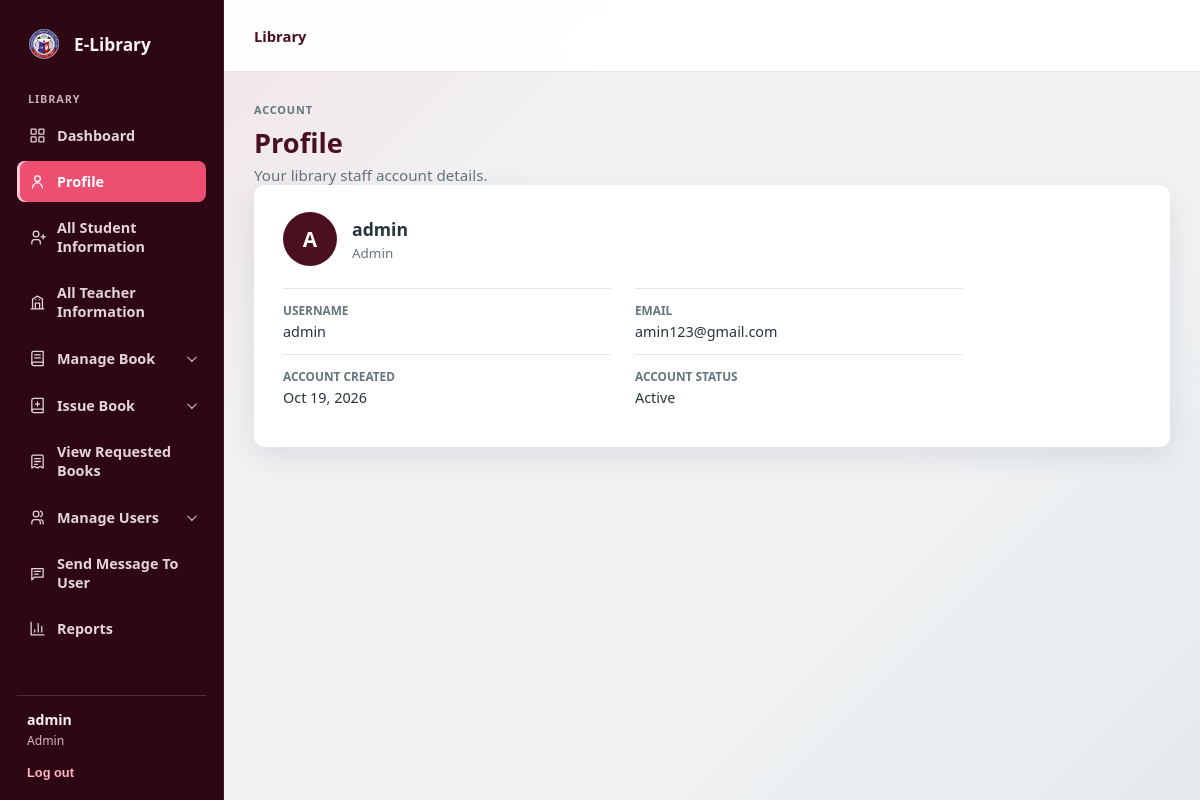
Page /staff/profile/ (signed in) on the committed database.
### Rejean_App/models.py (models this page shows, shortened)
class CustomUser(AbstractUser):
    ROLE_STUDENT = 'student'
    ROLE_TEACHER = 'teacher'
    ROLE_STAFF = 'staff'
    ROLE_CHOICES = [
        (ROLE_STUDENT, 'Student'),
        (ROLE_TEACHER, 'Teacher'),
        (ROLE_STAFF, 'Staff'),
    ]
    role = models.CharField(max_length=10, choices=ROLE_CHOICES, default=ROLE_STUDENT)
    @property
    def is_staff_role(self):
        return self.is_superuser or self.role == self.ROLE_STAFF
    @property
    def account_role_display(self):
        return 'Admin' if self.is_superuser else self.get_role_display()

### Rejean_App/views.py (the view)
# urls.py: path('staff/profile/', views.staff_profile, name='staff_profile'),
@staff_required
def staff_profile(request):
    return render(request, 'InvApp/staff_profile.html')

### Rejean_App/Templates/InvApp/staff_profile.html (shortened to what this page needs)
{% extends 'InvApp/base.html' %}
{% block content %}
<header class="staff-dashboard-head">
    <div>
        <span class="eyebrow">ACCOUNT</span>
        <h1 class="lms-title">Profile</h1>
        <p class="lms-subtitle">Your library staff account details.</p>
    </div>
</header>
<section class="lms-card profile-panel">
    <div class="profile-identity">
        <span class="profile-monogram">{{ request.user.get_full_name|default:request.user.username|first|upper }}</span>
        <div>
            <h2>{{ request.user.get_full_name|default:request.user.username }}</h2>
            <p>{{ request.user.account_role_display }}</p>
        </div>
    </div>
    <dl class="profile-details">
        <div><dt>Username</dt><dd>{{ request.user.username }}</dd></div>
        <div><dt>Email</dt><dd>{{ request.user.email|default:'Not provided' }}</dd></div>
        <div><dt>Account created</dt><dd>{{ request.user.date_joined|date:"M d, Y" }}</dd></div>
        <div><dt>Account status</dt><dd>{% if request.user.is_active %}Active{% else %}Inactive{% endif %}</dd></div>
    </dl>
</section>
{% endblock %}

### Rejean_App/Templates/InvApp/base.html (shortened to what this page needs)
{% load static %}
<!DOCTYPE html>
<html lang="en">
<head>
    <link href="{% static 'InvApp/theme.css' %}?v=auth-pink-2" rel="stylesheet">
</head>
<body class="lms-body{% if request.resolver_match.url_name == 'login' or request.resolver_match.url_name == 'staff_login' or request.resolver_match.url_name == 'register' %} auth-page{% endif %}">
    {% if user.is_authenticated %}
    <div class="app-shell">
        <aside class="app-sidebar">
            <a class="app-brand" href="{% url 'book_list' %}">
                <img src="{% static 'CCTC_logo.png' %}" alt="" class="brand-logo">
                <span>E-Library</span>
            </a>
            <span class="sidebar-label">LIBRARY</span>
            <nav class="sidebar-links" aria-label="Library navigation">
                {% if user.is_staff_role %}
                <a href="{% url 'staff_dashboard' %}" class="{% if request.resolver_match.url_name == 'staff_dashboard' %}active{% endif %}">
                    <svg class="nav-icon" viewBox="0 0 24 24" aria-hidden="true"><rect x="3" y="3" width="7" height="7" rx="1"/><rect x="14" y="3" width="7" height="7" rx="1"/><rect x="3" y="14" width="7" height="7" rx="1"/><rect x="14" y="14" width="7" height="7" rx="1"/></svg><span>Dashboard</span>
                </a>
                <a href="{% url 'staff_profile' %}" class="{% if request.resolver_match.url_name == 'staff_profile' %}active{% endif %}">
                    <svg class="nav-icon" viewBox="0 0 24 24" aria-hidden="true"><circle cx="12" cy="8" r="4"/><path d="M5 21a7 7 0 0 1 14 0"/></svg><span>Profile</span>
                </a>
                <a href="{% url 'staff_members' %}?role=student" class="{% if request.resolver_match.url_name == 'staff_members' and request.GET.role == 'student' %}active{% endif %}">
                    <svg class="nav-icon" viewBox="0 0 24 24" aria-hidden="true"><path d="M16 21v-2a4 4 0 0 0-4-4H8a4 4 0 0 0-4 4v2"/><circle cx="10" cy="7" r="4"/><path d="M20 8v6M17 11h6"/></svg><span>All Student Information</span>
                </a>
                <a href="{% url 'staff_members' %}?role=teacher" class="{% if request.resolver_match.url_name == 'staff_members' and request.GET.role == 'teacher' %}active{% endif %}">
                    <svg class="nav-icon" viewBox="0 0 24 24" aria-hidden="true"><path d="M3 21h18M5 21V7l7-4 7 4v14M9 21v-8h6v8"/><path d="M9 8h.01M15 8h.01"/></svg><span>All Teacher Information</span>
                </a>
                <details class="sidebar-group" {% if request.resolver_match.url_name == 'book_list' %}open{% endif %}>
                    <summary><svg class="nav-icon" viewBox="0 0 24 24" aria-hidden="true"><path d="M4 19.5A2.5 2.5 0 0 1 6.5 17H20"/><path d="M6.5 2H20v20H6.5A2.5 2.5 0 0 1 4 19.5v-15A2.5 2.5 0 0 1 6.5 2Z"/><path d="M8 7h8M8 11h8"/></svg><span>Manage Book</span><span class="sidebar-chevron" aria-hidden="true"></span></summary>
                </details>
                <details class="sidebar-group" {% if request.resolver_match.url_name == 'staff_issue' %}open{% endif %}>
                    <summary><svg class="nav-icon" viewBox="0 0 24 24" aria-hidden="true"><path d="M4 19.5A2.5 2.5 0 0 1 6.5 17H20"/><path d="M6.5 2H20v20H6.5A2.5 2.5 0 0 1 4 19.5v-15A2.5 2.5 0 0 1 6.5 2Z"/><path d="M12 7v6M9 10h6"/></svg><span>Issue Book</span><span class="sidebar-chevron" aria-hidden="true"></span></summary>
                </details>
                <a href="{% url 'staff_requests' %}" class="{% if request.resolver_match.url_name == 'staff_requests' %}active{% endif %}">
                    <svg class="nav-icon" viewBox="0 0 24 24" aria-hidden="true"><path d="M6 3h12a2 2 0 0 1 2 2v16l-4-2-4 2-4-2-4 2V5a2 2 0 0 1 2-2Z"/><path d="M8 8h8M8 12h8M8 16h4"/></svg><span>View Requested Books</span>
                </a>
                <details class="sidebar-group" {% if request.resolver_match.url_name == 'staff_members' and request.GET.role == 'staff' %}open{% endif %}>
                    <summary><svg class="nav-icon" viewBox="0 0 24 24" aria-hidden="true"><path d="M16 21v-2a4 4 0 0 0-4-4H8a4 4 0 0 0-4 4v2"/><circle cx="10" cy="7" r="4"/><path d="M20 21v-2a4 4 0 0 0-3-3.87M16 3.13a4 4 0 0 1 0 7.75"/></svg><span>Manage Users</span><span class="sidebar-chevron" aria-hidden="true"></span></summary>
                </details>
                <a href="{% url 'staff_send_message' %}" class="{% if request.resolver_match.url_name == 'staff_send_message' %}active{% endif %}">
                    <svg class="nav-icon" viewBox="0 0 24 24" aria-hidden="true"><path d="M4 5h16v12H8l-4 4V5Z"/><path d="M8 9h8M8 13h5"/></svg><span>Send Message To User</span>
                </a>
                <a href="{% url 'staff_dashboard' %}#reports">
                    <svg class="nav-icon" viewBox="0 0 24 24" aria-hidden="true"><path d="M3 3v18h18"/><path d="M18 17V9M13 17V5M8 17v-3"/></svg><span>Reports</span>
                </a>
                {% endif %}
            </nav>
            <div class="sidebar-account">
                <span class="account-name">{{ user.get_full_name|default:user.username }}</span>
                <span class="account-role">{{ user.account_role_display }}</span>
                <form method="POST" action="{% if user.is_staff_role %}{% url 'staff_logout' %}{% else %}{% url 'logout' %}{% endif %}">
                    <button type="submit" class="sidebar-logout">Log out</button>
                </form>
            </div>
        </aside>
        <div class="app-main">
            <header class="app-topbar">
                {% block topbar %}<span class="topbar-label">Library</span>{% endblock %}
            </header>
    {% endif %}
    <main class="lms-container">
        {% block content %}{% endblock %}
    </main>
    {% if user.is_authenticated %}
        </div>
    </div>
    {% endif %}
</body>
</html>

### rows in the picture
CustomUser: get_full_name "admin", account_role_display "Admin", user.get_full_name|first "A", user.get_full_name "admin", user.account_role_display "Admin", user.username "admin", user.email "amin123@gmail.com", user.date_joined "Oct 19, 2026"
